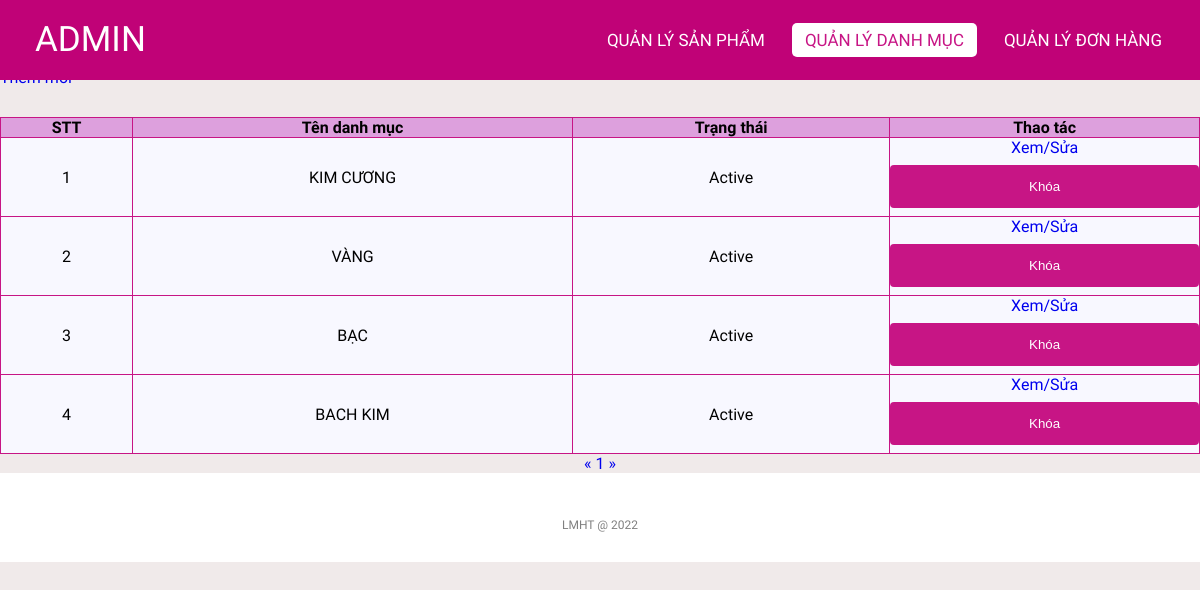
Page /admin/categoriesList.php (signed in) on the earlier database version.
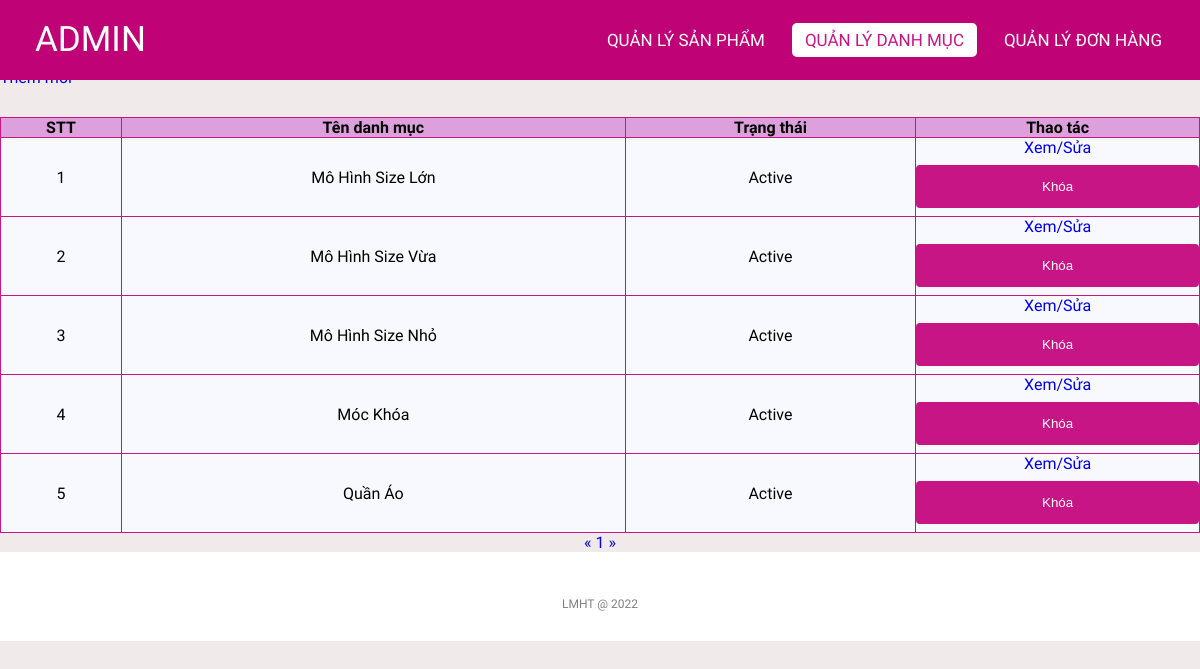
Same page on the later database version.
### tables this page shows
CREATE TABLE `categories` (
  `id` int(11) NOT NULL,
  `name` varchar(255) NOT NULL,
  `status` tinyint(4) NOT NULL DEFAULT 1
);

### lib/database.php (called while the page is built, shortened)
<?php
class Database extends PDO
{
  public $host   = DB_HOST;
  public $user   = DB_USER;
  public $pass   = DB_PASS;
  public $dbname = DB_NAME;
  public $link;
  private function connectDB()
  {
    $this->link = new mysqli(
      $this->host,
      $this->user,
      $this->pass,
      $this->dbname
    );
  }
  public function select($query)
  {
    $result = $this->link->query($query);
    if ($result->num_rows > 0) {
      return $result;
    } else {
      return false;
    }
  }
}

### classes/categories.php (called while the page is built, shortened)
<?php
$filepath = realpath(dirname(__FILE__));
include_once($filepath . '/../lib/database.php');
?>
<?php
class categories
{
    private $db;
    public function __construct()
    {
        $this->db = new Database();
    }
    public function getAllAdmin($page = 1, $total = 8)
    {
        $tmp = ($page - 1) * $total;
        $query = "SELECT * FROM categories limit $tmp,$total";
        $result = $this->db->select($query);
        return $result;
    }
    public function getCountPaging($row = 8)
    {
        $query = "SELECT COUNT(*) FROM categories";
        $mysqli_result = $this->db->select($query);
        if ($mysqli_result) {
            $totalrow = intval((mysqli_fetch_all($mysqli_result, MYSQLI_ASSOC)[0])['COUNT(*)']);
            $result = ceil($totalrow / $row);
            return $result;
        }
        return false;
    }
}
?>

### admin/categoriesList.php (the view, shortened to what this page needs)
<?php
include '../classes/categories.php';
$categories = new categories();
$list = $categories->getAllAdmin((isset($_GET['page']) ? $_GET['page'] : 1));
$pageCount = $categories->getCountPaging();
?>
<!DOCTYPE html>
<html lang="en">
<head>
    <link rel="stylesheet" href="css/style.css">
    <link rel="stylesheet" href="https://cdnjs.cloudflare.com/ajax/libs/font-awesome/5.15.4/css/all.min.css">
</head>
<body>
    <nav>
        <label class="logo">ADMIN</label>
        <ul>
            <li><a href="productlist.php" >Quản lý Sản phẩm</a></li>
            <li><a href="categoriesList.php" class="active">Quản lý danh mục</a></li>
            <li><a href="orderlist.php" id="order">Quản lý Đơn hàng</a></li>
        </ul>
    </nav>
    <div class="title">
        <h1>Danh sách danh mục</h1>
    </div>
    <div class="addNew">
        <a href="add_category.php">Thêm mới</a>
    </div>
    <div class="container">
        <?php $count = 1;
        if ($list) { ?>
            <table class="list">
                <tr>
                    <th>STT</th>
                    <th>Tên danh mục</th>
                    <th>Trạng thái</th>
                    <th>Thao tác</th>
                </tr>
                <?php foreach ($list as $key => $value) { ?>
                    <tr>
                        <td><?= $count++ ?></td>
                        <td><?= $value['name'] ?></td>
                        <td><?= ($value['status']) ? "Active" : "Block" ?></td>
                        <td>
                            <a href="edit_category.php?id=<?= $value['id'] ?>">Xem/Sửa</a>
                            <?php
                            if ($value['status']) { ?>
                                <form action="categoriesList.php" method="post">
                                    <input type="submit" value="Khóa" name="block">
                                </form>
                            <?php } ?>
                        </td>
                    </tr>
                <?php } ?>
            </table>
        <?php } else { ?>
            <h3>Chưa có danh mục nào...</h3>
        <?php } ?>
        <div class="pagination">
            <a href="categoriesList.php?page=<?= (isset($_GET['page'])) ? (($_GET['page'] <= 1) ? 1 : $_GET['page'] - 1) : 1 ?>">&laquo;</a>
            <?php
            for ($i = 1; $i <= $pageCount; $i++) {
                if (isset($_GET['page'])) {
                    if ($i == $_GET['page']) { ?>
                        <a class="active" href="categoriesList.php?page=<?= $i ?>"><?= $i ?></a>
                    <?php } else { ?>
                        <a href="categoriesList.php?page=<?= $i ?>"><?= $i ?></a>
                    <?php  }
                } else { ?>
                    <a href="categoriesList.php?page=<?= $i ?>"><?= $i ?></a>
                <?php  } ?>
            <?php }
            ?>
            <a href="categoriesList.php?page=<?= (isset($_GET['page'])) ? $_GET['page'] + 1 : 2 ?>">&raquo;</a>
        </div>
    </div>
    <footer>
        <p class="copyright">LMHT @ 2022</p>
    </footer>
</body>
</html>

Differences in the rows shown:
changed categories: name "KIM CƯƠNG" → "Mô Hình Size Lớn"
added categories: name "Mô Hình Size Vừa", status "Active"
changed categories: name "VÀNG" → "Mô Hình Size Nhỏ"
changed categories: name "BẠC" → "Móc Khóa"
changed categories: name "BACH KIM" → "Quần Áo"
